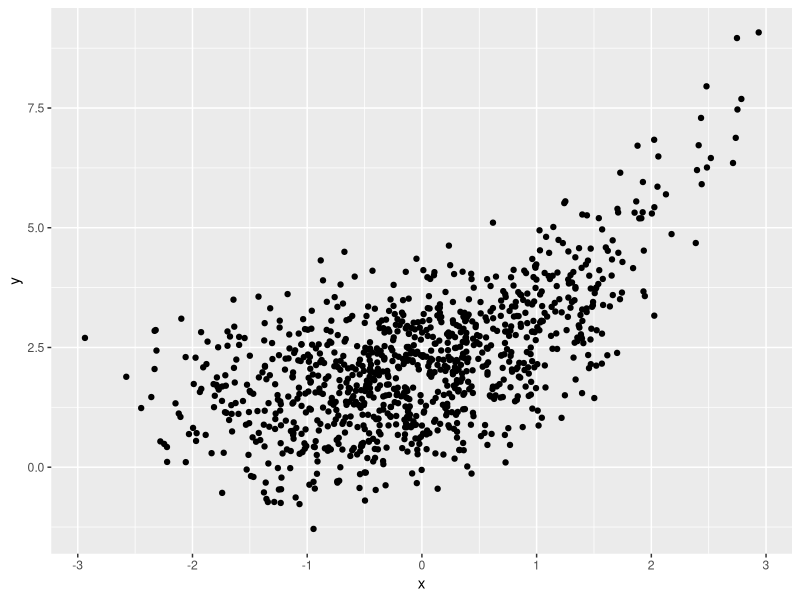
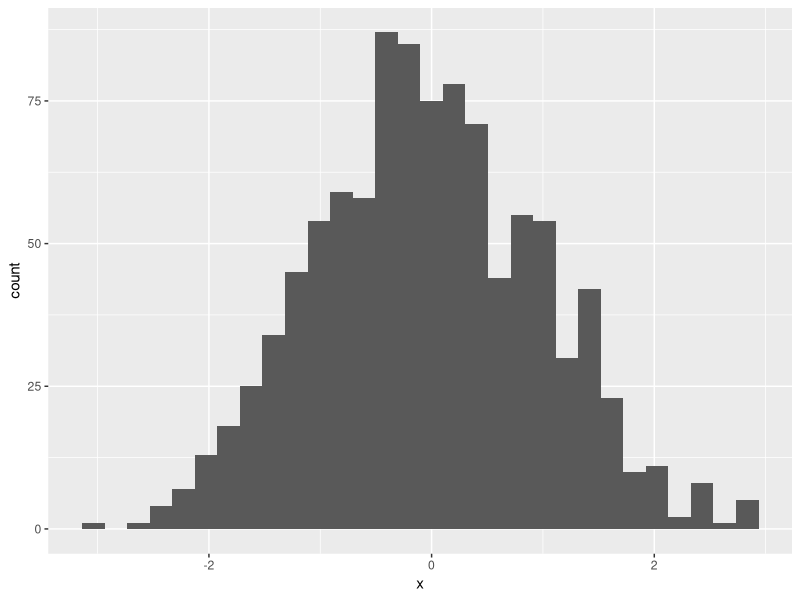
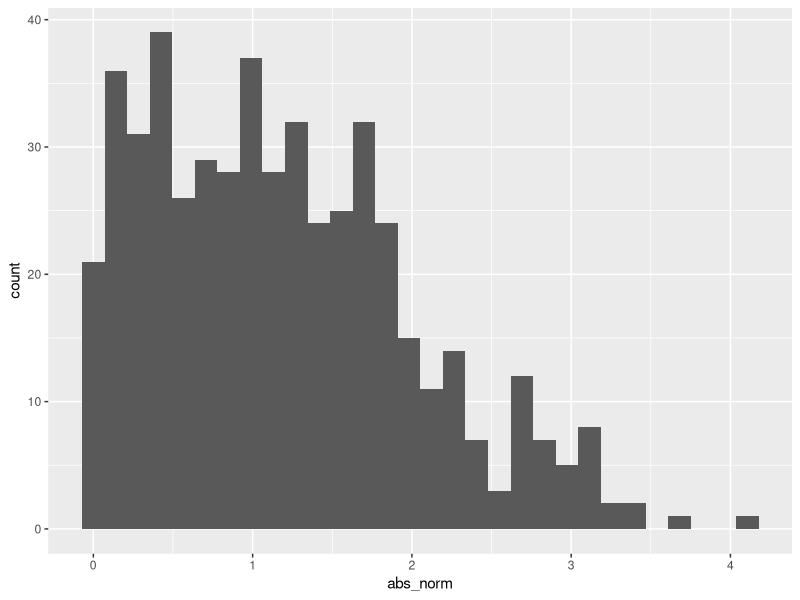

Write R code to recreate these figures, in order.
## ---- chunk 1
library(tidyverse)
## ---- chunk 2
samp = rnorm(100)
length(samp)
## ---- chunk 3
plot_df=
  tibble(
    x=rnorm(n=1000),
    y=1+2^x+rnorm(n=1000)
  )
ggplot(plot_df,aes(x=x,y=y))+geom_point()
## ---- chunk 4
ggplot(plot_df,aes(x=x))+geom_histogram()
## ---- chunk 5
la_df=
  tibble(
    norm=rnorm(n=500,mean=1),
    logical=norm>0,
    abs_norm=abs(norm)
    )

ggplot(la_df,aes(x=abs_norm))+geom_histogram()
